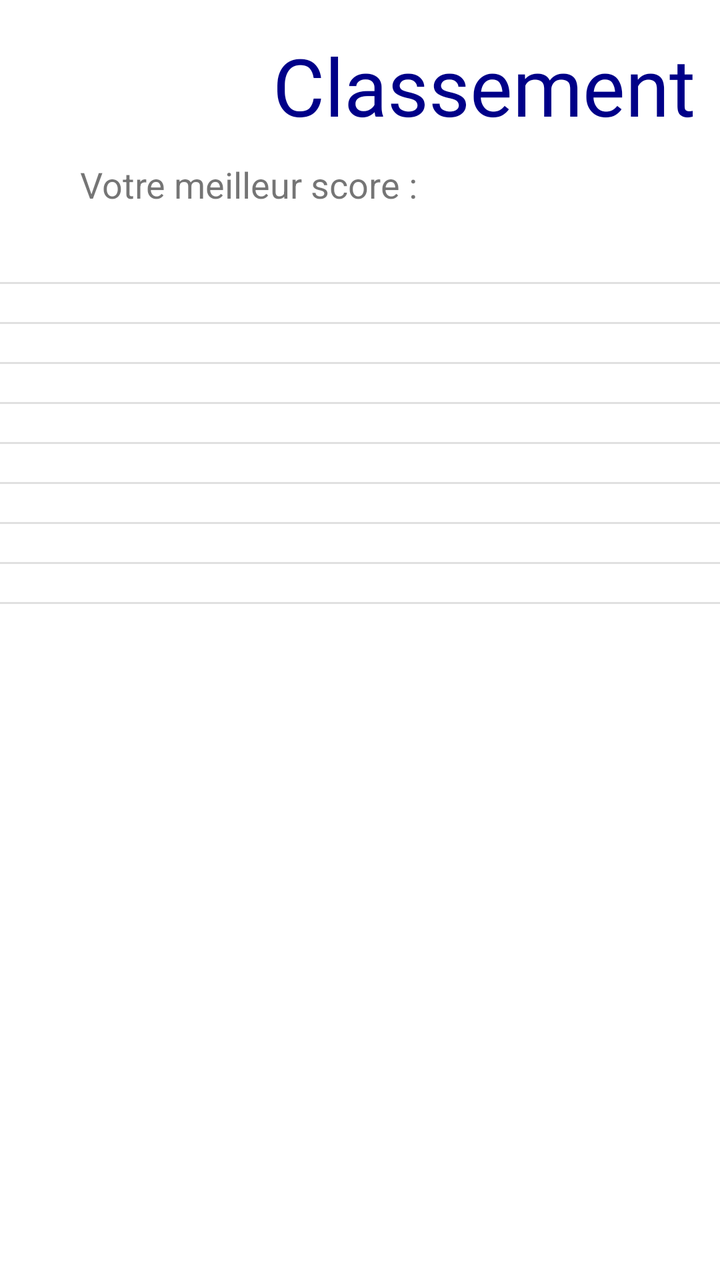
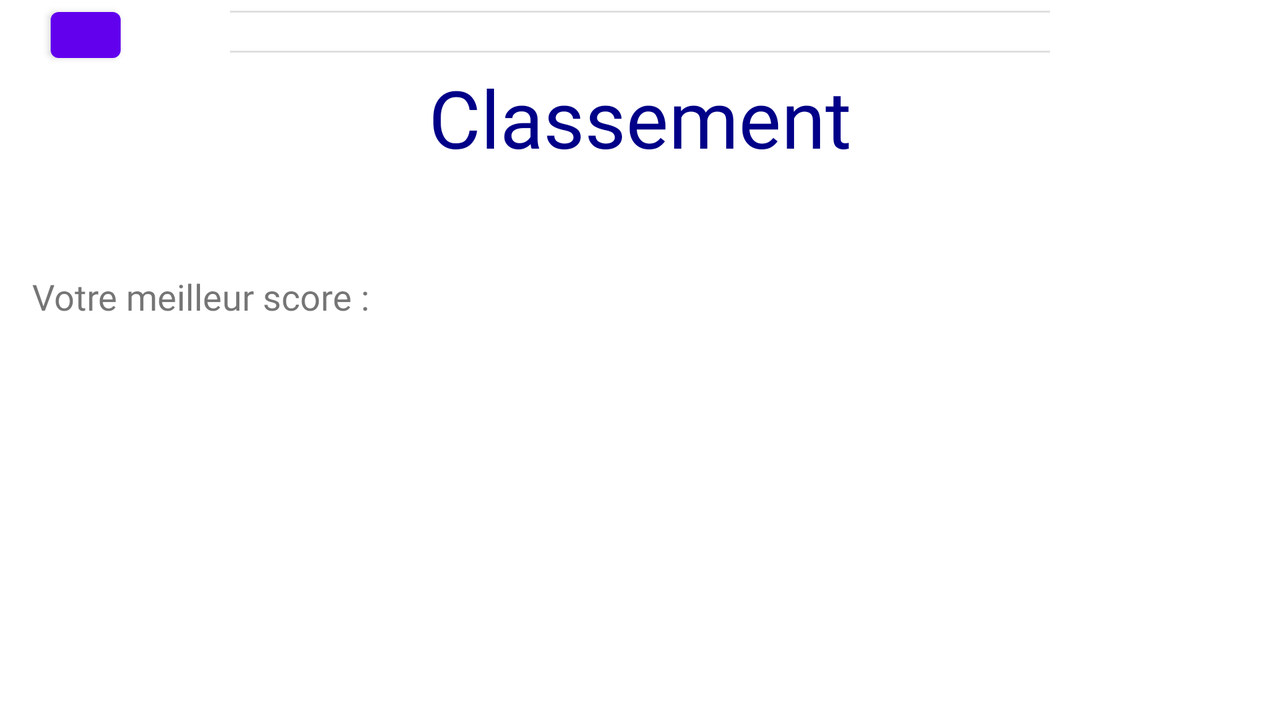

An Android layout and its configuration variant, each rendered on a device that would load it. The default file and the variant file are quoted in full after the pictures.
<!-- AndroidManifest.xml: application theme Theme.OpenClassroom -->
<!-- res/layout/leaderboard.xml -->
<?xml version="1.0" encoding="utf-8"?>
<androidx.constraintlayout.widget.ConstraintLayout xmlns:android="http://schemas.android.com/apk/res/android"
    xmlns:app="http://schemas.android.com/apk/res-auto"
    xmlns:tools="http://schemas.android.com/tools"
    android:layout_width="match_parent"
    android:layout_height="match_parent"
    tools:context=".Leaderboard">

    <TextView
        android:id="@+id/leaderboard_textview_title"
        style="@style/TitleText"
        android:layout_width="match_parent"
        android:layout_height="wrap_content"
        android:layout_marginStart="124dp"
        android:layout_marginTop="16dp"
        android:text="@string/leaderboard"
        app:layout_constraintEnd_toEndOf="parent"
        app:layout_constraintHorizontal_bias="0.498"
        app:layout_constraintStart_toStartOf="parent"
        app:layout_constraintTop_toTopOf="parent" />

    <TextView
        android:id="@+id/leaderboard_textview_best_score"
        android:layout_width="229dp"
        android:layout_height="36dp"
        android:layout_marginStart="40dp"
        android:layout_marginTop="80dp"
        android:text="@string/best_score"
        android:textSize="18dp"
        app:layout_constraintStart_toStartOf="parent"
        app:layout_constraintTop_toTopOf="parent" />

    <TextView
        android:id="@+id/leaderboard_textview_score"
        android:layout_width="85dp"
        android:layout_height="36dp"
        android:layout_marginTop="80dp"
        android:text=""
        android:textSize="24sp"
        app:layout_constraintEnd_toEndOf="parent"
        app:layout_constraintHorizontal_bias="0.506"
        app:layout_constraintStart_toEndOf="@+id/leaderboard_textview_best_score"
        app:layout_constraintTop_toTopOf="parent" />

    <TextView
        android:id="@+id/leaderboard_textview_rank"
        android:layout_width="53dp"
        android:layout_height="62dp"
        android:layout_marginTop="16dp"
        android:layout_marginEnd="64dp"
        android:text=""
        android:textSize="34sp"
        android:textStyle="bold"
        app:layout_constraintEnd_toEndOf="parent"
        app:layout_constraintTop_toBottomOf="@+id/leaderboard_textview_score" />

    <LinearLayout
        android:layout_width="410dp"
        android:layout_height="514dp"
        android:layout_marginBottom="4dp"
        android:orientation="vertical"
        app:layout_constraintBottom_toBottomOf="parent"
        app:layout_constraintEnd_toEndOf="parent"
        app:layout_constraintStart_toStartOf="parent">

        <TextView
            android:id="@+id/leaderboard_textview_rank1"
            android:layout_width="match_parent"
            android:layout_height="wrap_content"
            android:text="" />

        <View
            android:id="@+id/leaderboard_divider1"
            android:layout_width="match_parent"
            android:layout_height="1dp"
            android:background="?android:attr/listDivider" />

        <TextView
            android:id="@+id/leaderboard_textview_rank2"
            android:layout_width="match_parent"
            android:layout_height="wrap_content"
            android:text="" />

        <View
            android:id="@+id/leaderboard_divider2"
            android:layout_width="match_parent"
            android:layout_height="1dp"
            android:background="?android:attr/listDivider" />

        <TextView
            android:id="@+id/leaderboard_textview_rank3"
            android:layout_width="match_parent"
            android:layout_height="wrap_content"
            android:text="" />

        <View
            android:id="@+id/leaderboard_divider3"
            android:layout_width="match_parent"
            android:layout_height="1dp"
            android:background="?android:attr/listDivider" />

        <TextView
            android:id="@+id/leaderboard_textview_rank4"
            android:layout_width="match_parent"
            android:layout_height="wrap_content"
            android:text="" />

        <View
            android:id="@+id/leaderboard_divider4"
            android:layout_width="match_parent"
            android:layout_height="1dp"
            android:background="?android:attr/listDivider" />

        <TextView
            android:id="@+id/leaderboard_textview_rank5"
            android:layout_width="match_parent"
            android:layout_height="wrap_content"
/>

        <View
            android:id="@+id/leaderboard_divider5"
            android:layout_width="match_parent"
            android:layout_height="1dp"
            android:background="?android:attr/listDivider" />

        <TextView
            android:id="@+id/leaderboard_textview_rank6"
            android:layout_width="match_parent"
            android:layout_height="wrap_content"
            android:text="" />

        <View
            android:id="@+id/leaderboard_divider6"
            android:layout_width="match_parent"
            android:layout_height="1dp"
            android:background="?android:attr/listDivider" />

        <TextView
            android:id="@+id/leaderboard_textview_rank7"
            android:layout_width="match_parent"
            android:layout_height="wrap_content"
            android:text="" />

        <View
            android:id="@+id/leaderboard_divider7"
            android:layout_width="match_parent"
            android:layout_height="1dp"
            android:background="?android:attr/listDivider" />

        <TextView
            android:id="@+id/leaderboard_textview_rank8"
            android:layout_width="match_parent"
            android:layout_height="wrap_content"
            android:text="" />

        <View
            android:id="@+id/leaderboard_divider8"
            android:layout_width="match_parent"
            android:layout_height="1dp"
            android:background="?android:attr/listDivider" />

        <TextView
            android:id="@+id/leaderboard_textview_rank9"
            android:layout_width="match_parent"
            android:layout_height="wrap_content"
            android:text="" />

        <View
            android:id="@+id/leaderboard_divider9"
            android:layout_width="match_parent"
            android:layout_height="1dp"
            android:background="?android:attr/listDivider" />

        <TextView
            android:id="@+id/leaderboard_textview_rank10"
            android:layout_width="match_parent"
            android:layout_height="wrap_content"
            android:text="" />
    </LinearLayout>
</androidx.constraintlayout.widget.ConstraintLayout>
<!-- resources referenced by this layout -->
<resources>
  <string name="best_score">Votre meilleur score :</string>
  <string name="leaderboard">Classement</string>
  <style name="TitleText" parent="@style/TextAppearance.AppCompat.Title">
          <item name="android:textSize">40dp</item>
          <item name="android:gravity">center_horizontal</item>
          <item name="android:fontFamily">@font/bungee_shade</item>
          <item name="android:textColor">@color/blue</item>
          <item name="android:layout_width">match_parent</item>
          <item name="android:layout_height">wrap_content</item>
      </style>
  <style name="Theme.OpenClassroom" parent="Theme.MaterialComponents.DayNight.NoActionBar">
          
          <item name="colorPrimary">@color/purple_500</item>
          <item name="colorPrimaryVariant">@color/purple_700</item>
          <item name="colorOnPrimary">@color/white</item>
          
          <item name="colorSecondary">@color/teal_200</item>
          <item name="colorSecondaryVariant">@color/teal_700</item>
          <item name="colorOnSecondary">@color/black</item>
          
          <item name="android:statusBarColor" tools:targetApi="l">?attr/colorPrimaryVariant</item>
          
      </style>
  <color name="blue">#008</color>
  <color name="purple_500">#FF6200EE</color>
  <color name="purple_700">#8C9EFF</color>
  <color name="white">#FFFFFFFF</color>
  <color name="black">#FF000000</color>
</resources>
<!-- res/layout-land/leaderboard.xml (the repository's variant of the layout above) -->
<!-- drawn on the phone turned sideways -->
<?xml version="1.0" encoding="utf-8"?>
<androidx.constraintlayout.widget.ConstraintLayout xmlns:android="http://schemas.android.com/apk/res/android"
    xmlns:app="http://schemas.android.com/apk/res-auto"
    xmlns:tools="http://schemas.android.com/tools"
    android:layout_width="match_parent"
    android:layout_height="match_parent"
    tools:context=".Leaderboard">

    <Button
        android:id="@+id/leaderboard_button_return"
        android:layout_width="35dp"
        android:layout_height="35dp"
        app:layout_constraintEnd_toEndOf="parent"
        app:layout_constraintHorizontal_bias="0.042"
        app:layout_constraintStart_toStartOf="parent"
        tools:ignore="MissingConstraints"
        tools:layout_editor_absoluteY="7dp" />

    <TextView
        android:id="@+id/leaderboard_textview_title"
        style="@style/TitleText"
        android:layout_marginTop="32dp"
        android:text="@string/leaderboard"
        app:layout_constraintEnd_toEndOf="parent"
        app:layout_constraintHorizontal_bias="1.0"
        app:layout_constraintStart_toStartOf="parent"
        app:layout_constraintTop_toTopOf="parent" />

    <TextView
        android:id="@+id/leaderboard_textview_best_score"
        android:layout_width="229dp"
        android:layout_height="36dp"
        android:fontFamily="@font/roboto"
        android:layout_marginStart="16dp"
        android:layout_marginTop="136dp"
        android:text="@string/best_score"
        android:textSize="18dp"
        app:layout_constraintStart_toStartOf="parent"
        app:layout_constraintTop_toTopOf="parent" />

    <TextView
        android:id="@+id/leaderboard_textview_score"
        android:layout_width="85dp"
        android:layout_height="36dp"
        android:layout_marginTop="136dp"
        android:text=""
        android:textSize="24sp"
        app:layout_constraintEnd_toEndOf="parent"
        app:layout_constraintHorizontal_bias="0.0"
        app:layout_constraintStart_toEndOf="@+id/leaderboard_textview_best_score"
        app:layout_constraintTop_toTopOf="parent" />

    <LinearLayout
        android:layout_width="410dp"
        android:layout_height="510dp"
        android:layout_marginBottom="4dp"
        android:orientation="vertical"
        app:layout_constraintBottom_toBottomOf="parent"
        app:layout_constraintEnd_toEndOf="parent"
        app:layout_constraintStart_toStartOf="parent">

        <TextView
            android:id="@+id/leaderboard_textview_rank1"
            android:layout_width="match_parent"
            android:layout_height="wrap_content"
            android:text="" />

        <View
            android:id="@+id/leaderboard_divider1"
            android:layout_width="match_parent"
            android:layout_height="1dp"
            android:background="?android:attr/listDivider" />

        <TextView
            android:id="@+id/leaderboard_textview_rank2"
            android:layout_width="match_parent"
            android:layout_height="wrap_content"
            android:text="" />

        <View
            android:id="@+id/leaderboard_divider2"
            android:layout_width="match_parent"
            android:layout_height="1dp"
            android:background="?android:attr/listDivider" />

        <TextView
            android:id="@+id/leaderboard_textview_rank3"
            android:layout_width="match_parent"
            android:layout_height="wrap_content"
            android:text="" />

        <View
            android:id="@+id/leaderboard_divider3"
            android:layout_width="match_parent"
            android:layout_height="1dp"
            android:background="?android:attr/listDivider" />

        <TextView
            android:id="@+id/leaderboard_textview_rank4"
            android:layout_width="match_parent"
            android:layout_height="wrap_content"
            android:text="" />

        <View
            android:id="@+id/leaderboard_divider4"
            android:layout_width="match_parent"
            android:layout_height="1dp"
            android:background="?android:attr/listDivider" />

        <TextView
            android:id="@+id/leaderboard_textview_rank5"
            android:layout_width="match_parent"
            android:layout_height="wrap_content"
/>

        <View
            android:id="@+id/leaderboard_divider5"
            android:layout_width="match_parent"
            android:layout_height="1dp"
            android:background="?android:attr/listDivider" />

        <TextView
            android:id="@+id/leaderboard_textview_rank6"
            android:layout_width="match_parent"
            android:layout_height="wrap_content"
            android:text="" />

        <View
            android:id="@+id/leaderboard_divider6"
            android:layout_width="match_parent"
            android:layout_height="1dp"
            android:background="?android:attr/listDivider" />

        <TextView
            android:id="@+id/leaderboard_textview_rank7"
            android:layout_width="match_parent"
            android:layout_height="wrap_content"
            android:text="" />

        <View
            android:id="@+id/leaderboard_divider7"
            android:layout_width="match_parent"
            android:layout_height="1dp"
            android:background="?android:attr/listDivider" />

        <TextView
            android:id="@+id/leaderboard_textview_rank8"
            android:layout_width="match_parent"
            android:layout_height="wrap_content"
            android:text="" />

        <View
            android:id="@+id/leaderboard_divider8"
            android:layout_width="match_parent"
            android:layout_height="1dp"
            android:background="?android:attr/listDivider" />

        <TextView
            android:id="@+id/leaderboard_textview_rank9"
            android:layout_width="match_parent"
            android:layout_height="wrap_content"
            android:text="" />

        <View
            android:id="@+id/leaderboard_divider9"
            android:layout_width="match_parent"
            android:layout_height="1dp"
            android:background="?android:attr/listDivider" />

        <TextView
            android:id="@+id/leaderboard_textview_rank10"
            android:layout_width="match_parent"
            android:layout_height="wrap_content"
            android:text="" />
    </LinearLayout>
</androidx.constraintlayout.widget.ConstraintLayout>
